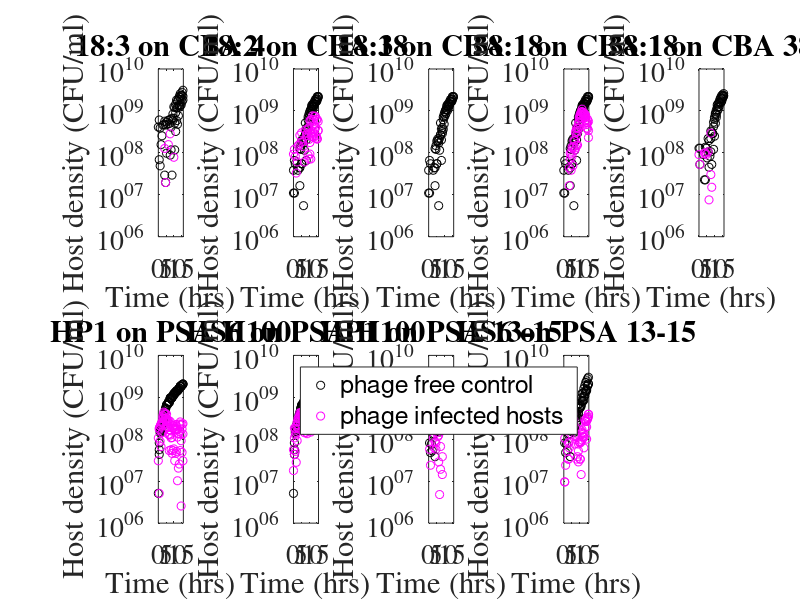

Write the MATLAB code that produced this figure.
clc;
clear all;

% will think about the order later.

blank_correction = 1; % put 0 to turn off
blank = [0	-0.001	0.0002	0.0006	0.0006	0	0.0004	-0.0006	0	-0.0008	-0.0002	-0.0004	0.0026	-0.0002	0.003	0.0024	0.0016	0.0014	0.002	0.0024	0.0012	0.0028	0.0034	0.0022	0.0016	0.0046	0.0028	0.003];
time = [0	35	70	105	140	175	210	245	280	315	350	385	420	455	490	525	560	595	630	665	700	735	770	805	840	875	910	945]/60;

conversion_unit = [2.83e9/0.0577, 1.39e9/0.05055, 2.47e+09/0.06525, 1.77E+09/0.13815, 2.55E+09/0.10615];


%% cba 4

load("cba4.mat");
subplot(2,5,1);
plot(time, conversion_unit(1)*( no_phage - blank_correction*blank) ,'ko');
hold on;
plot(time, (phage_18_3 - blank_correction*blank)*conversion_unit(1),'mo');
set(gca,'Yscale','log');
set(gca,'FontName','Times');
set(gca,'FontSize',20);
xlabel('Time (hrs)');
ylabel('Host density (OD)');
%ylim([1e-4, 5e-1]);
title('18:3 on CBA 4');
xticks([0 5 10 15]);
%yticks([1e-4 1e-3 1e-2 1e-1]);
ylim([1e6 1e10]);
yticks([1e6 1e7 1e8 1e9 1e10]);
ylabel('Host density (CFU/ml)')


%% CBA 18

load("cba18.mat");

subplot(2,5,2);
plot(time,(no_phage - blank_correction*blank)*conversion_unit(2),'ko');
hold on;
plot(time, (phage_18_2 - blank_correction*blank)*conversion_unit(2),'mo');
set(gca,'Yscale','log');
set(gca,'FontName','Times');
set(gca,'FontSize',20);
xlabel('Time (hrs)');
ylabel('Host density (OD)');
%ylim([1e-4, 5e-1]);
title('18:2 on CBA 18');
xticks([0 5 10 15]);
%yticks([1e-4 1e-3 1e-2 1e-1]);
ylim([1e6 1e10]);
yticks([1e6 1e7 1e8 1e9 1e10]);
ylabel('Host density (CFU/ml)')



subplot(2,5,3);
plot(time,(no_phage- blank_correction*blank)*conversion_unit(2),'ko');
hold on;
plot(time, (phage_18_3- blank_correction*blank)*conversion_unit(2),'mo');
set(gca,'Yscale','log');
set(gca,'FontName','Times');
set(gca,'FontSize',20);
xlabel('Time (hrs)');
ylabel('Host density (OD)');
%ylim([1e-4, 5e-1]);
title('18:3 on CBA 18');
xticks([0 5 10 15]);
%yticks([1e-4 1e-3 1e-2 1e-1]);
ylim([1e6 1e10]);
yticks([1e6 1e7 1e8 1e9 1e10]);
ylabel('Host density (CFU/ml)')




subplot(2,5,4);
plot(time,(no_phage- blank_correction*blank)*conversion_unit(2),'ko');
hold on;
plot(time, (phage_38_1- blank_correction*blank)*conversion_unit(2),'mo');
set(gca,'Yscale','log');
set(gca,'FontName','Times');
set(gca,'FontSize',20);
xlabel('Time (hrs)');
ylabel('Host density (OD)');
%ylim([1e-4, 5e-1]);
title('38:1 on CBA 18');
xticks([0 5 10 15]);
%yticks([1e-4 1e-3 1e-2 1e-1]);
ylim([1e6 1e10]);
yticks([1e6 1e7 1e8 1e9 1e10]);
ylabel('Host density (CFU/ml)')



%% cba 38

load("cba38.mat");

subplot(2,5,5)
plot(time,(no_phage- blank_correction*blank)*conversion_unit(3),'ko');
hold on;
plot(time,(phage_38_1 - blank_correction*blank)*conversion_unit(3),'mo');
set(gca,'Yscale','log');
set(gca,'FontName','Times');
set(gca,'FontSize',20);
xlabel('Time (hrs)');
ylabel('Host density (OD)');
%ylim([1e-4, 5e-1]);
title('38:1 on CBA 38');
xticks([0 5 10 15]);
%yticks([1e-4 1e-3 1e-2 1e-1]);
ylim([1e6 1e10]);
yticks([1e6 1e7 1e8 1e9 1e10]);
ylabel('Host density (CFU/ml)')



%% psa h100

load("psa_h100.mat");

subplot(2,5,6)
plot(time,(no_phage - blank_correction*blank)*conversion_unit(4),'ko');
hold on;
plot(time,(phage_hp1 - blank_correction*blank)*conversion_unit(4),'mo');
set(gca,'Yscale','log');
set(gca,'FontName','Times');
set(gca,'FontSize',20);
xlabel('Time (hrs)');
ylabel('Host density (OD)');
%ylim([1e-4, 5e-1]);
title('HP1 on PSA H100');
xticks([0 5 10 15]);
%yticks([1e-4 1e-3 1e-2 1e-1]);
ylim([1e6 1e10]);
yticks([1e6 1e7 1e8 1e9 1e10]);
ylabel('Host density (CFU/ml)')


subplot(2,5,7)
plot(time,(no_phage - blank_correction*blank)*conversion_unit(4),'ko');
hold on;
plot(time,(phage_hs6 - blank_correction*blank)*conversion_unit(4),'mo');
set(gca,'Yscale','log');
set(gca,'FontName','Times');
set(gca,'FontSize',20);
xlabel('Time (hrs)');
ylabel('Host density (OD)');
%ylim([1e-4, 5e-1]);
title('HS6 on PSA H100');
xticks([0 5 10 15]);
%yticks([1e-4 1e-3 1e-2 1e-1]);
ylim([1e6 1e10]);
yticks([1e6 1e7 1e8 1e9 1e10]);
ylabel('Host density (CFU/ml)')


%% psa 13-15


load("psa_13_15.mat");

subplot(2,5,8)
plot(time,(no_phage - blank_correction*blank)*conversion_unit(5),'ko');
hold on;
plot(time,(phage_hp1 - blank_correction*blank)*conversion_unit(5),'mo');
set(gca,'Yscale','log');
set(gca,'FontName','Times');
set(gca,'FontSize',20);
xlabel('Time (hrs)');
ylabel('Host density (OD)');
%ylim([1e-4, 5e-1]);
title('HP1 on PSA 13-15');
xticks([0 5 10 15]);
%yticks([1e-4 1e-3 1e-2 1e-1]);
ylim([1e6 1e10]);
yticks([1e6 1e7 1e8 1e9 1e10]);
ylabel('Host density (CFU/ml)')


subplot(2,5,9)




plot(time,(no_phage(3,:) - blank_correction*blank)*conversion_unit(5),'ko','DisplayName', 'phage free control');
hold on;
plot(time,(phage_hs6(3,:) - blank_correction*blank)*conversion_unit(5),'mo','DisplayName', 'phage infected hosts');


plot(time,(no_phage(1:2,:) - blank_correction*blank)*conversion_unit(5),'ko');
hold on;
plot(time,(phage_hs6(1:2,:) - blank_correction*blank)*conversion_unit(5),'mo');

set(gca,'Yscale','log');
set(gca,'FontName','Times');
set(gca,'FontSize',20);
xlabel('Time (hrs)');
ylabel('Host density (OD)');

ylabel('Host density (CFU/ml)')
%ylim(conversion_unit(5)*[1e-4, 5e-1]);
title('HS6 on PSA 13-15');
xticks([0 5 10 15]);
%yticks([1e-4 1e-3 1e-2 1e-1]);
ylim([1e6 1e10]);
yticks([1e6 1e7 1e8 1e9 1e10]);



% Display the legend for this subplot
legend('phage free control','phage infected hosts');
legend('show');